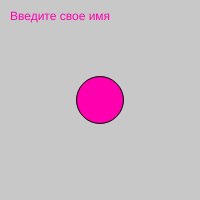
Frame 1 (no input)
Frame 60 (no input): identical to frame 1, image omitted
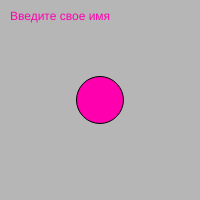
Frame 120 (the mouse pressed at the canvas centre since frame 60)

The p5.js sketch that drew these frames (run headless with seeded random() and noise() and a simulated clock; from frame 60 on, the mouse is pressed at the canvas centre):

// p5.js sketch
// ── sketch.js
let bgcolor;
let button;
let slider;
let nameInput;
let nameP;

//обратный вызов события
function setup () {
  canvas = createCanvas (200, 200);

  canvas.mouseOver(overpara);
  canvas.mouseOut(outpara);
  canvas.mousePressed(changeColor);

  bgcolor = color (200);
  nameP = createP ('Ваше имя: ');

  nameP.mouseOver(overpara); 
  nameP.mouseOut(outpara);

  button = createButton ('go go');
  button.mousePressed (changeColor);

  slider = createSlider (10, 100, 47);
  createP ('');
  nameInput = createInput ('Введите свое имя');

  // input.changed(updateText);
  nameInput.input(updateText);
}

function updateText(){
  nameP.html(nameInput.value());
}

function overpara(){
  nameP.html('Указатель здесь!! (over)');
}

function outpara(){
  nameP.html('Нет указателя (out)');
}

function changeColor () {
  bgcolor = color (random (255));
}

// function mousePressed(){
//   // bgcolor = coor(random(255));
//   changeColor();
// }

function draw () {
  background (bgcolor);
  fill (255, 0, 175);
  ellipse (100, 100, slider.value (), slider.value ());
  //nameP.html(input.value());
  // text("Привет", 10, 20);
  text (nameInput.value (), 10, 20);
}
